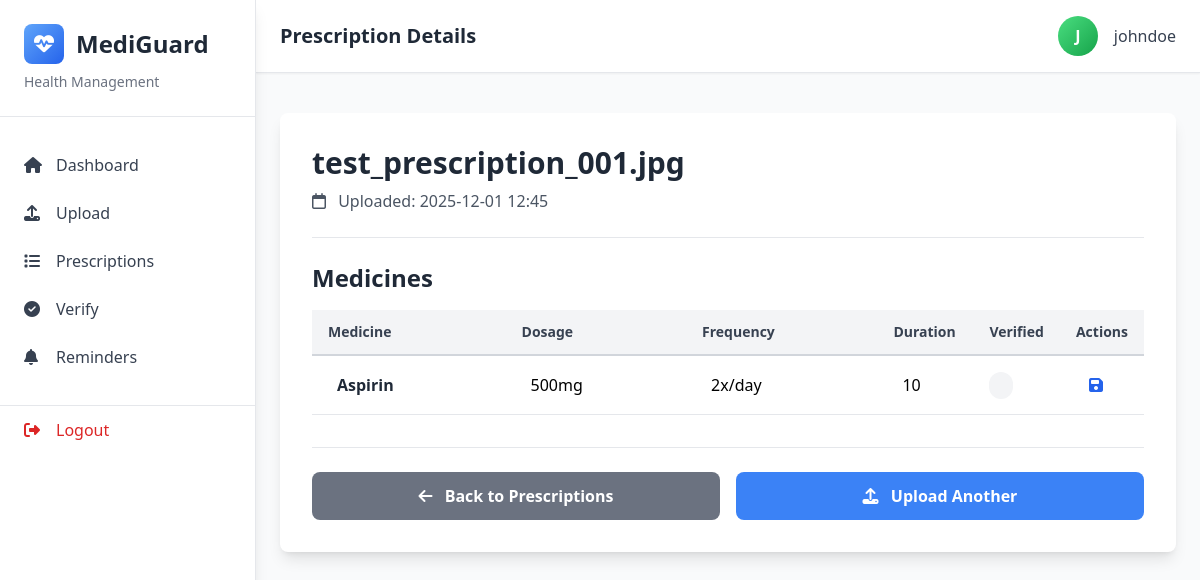
Page /prescriptions/1 (signed in) on the committed database.
### database.py (models this page shows, shortened)
class Prescription(db.Model):
    __tablename__ = 'prescriptions'
    id = db.Column(db.Integer, primary_key=True)
    user_id = db.Column(db.Integer, db.ForeignKey('users.id'), nullable=False)
    filename = db.Column(db.String(255), nullable=False)
    image_path = db.Column(db.String(500), nullable=False)
    raw_text = db.Column(db.Text, nullable=True)
    uploaded_on = db.Column(db.DateTime, nullable=False, default=lambda: datetime.utcnow())
    medicines = db.relationship('Medicine', backref='prescription', lazy=True, cascade='all, delete-orphan')

class Medicine(db.Model):
    __tablename__ = 'medicines'
    id = db.Column(db.Integer, primary_key=True)
    prescription_id = db.Column(db.Integer, db.ForeignKey('prescriptions.id'), nullable=True)
    user_id = db.Column(db.Integer, db.ForeignKey('users.id'), nullable=False)
    name = db.Column(db.String(255), nullable=False)
    dosage = db.Column(db.String(128), nullable=False)
    timing = db.Column(db.String(128), nullable=False)  # e.g., "2x/day", "morning, evening"
    duration = db.Column(db.Integer, nullable=False)  # in days
    verified = db.Column(db.String(50), default="unverified")  # valid, fake, suspicious, unverified
    created_at = db.Column(db.DateTime, nullable=False, default=lambda: datetime.utcnow())
    updated_at = db.Column(db.DateTime, nullable=False, default=lambda: datetime.utcnow(), onupdate=lambda: datetime.utcnow())
    reminders = db.relationship('Reminder', backref='medicine', lazy=True, cascade='all, delete-orphan')
    authenticity_logs = db.relationship('AuthenticityLog', backref='medicine', lazy=True, cascade='all, delete-orphan')

### app.py (the view)
@app.route('/prescriptions/<int:id>')
@login_required
def view_prescription(id):
    user_id = session.get('user_id')
    prescription = Prescription.query.get_or_404(id)
    if prescription.user_id != user_id:
        flash('Unauthorized', 'danger')
        return redirect(url_for('prescriptions'))
    return render_template('prescriptions/view.html', prescription=prescription)

### app.py (called while the page is built)
def login_required(f):
    @wraps(f)
    def decorated_function(*args, **kwargs):
        if 'user_id' not in session:
            flash('Please log in first.', 'warning')
            return redirect(url_for('login'))
        return f(*args, **kwargs)
    return decorated_function

@app.before_request
def create_upload_folder():
    if not os.path.exists(app.config['UPLOAD_FOLDER']):
        os.makedirs(app.config['UPLOAD_FOLDER'])

@app.context_processor
def inject_config():
    return dict(
        easyocr_available=EASYOCR_AVAILABLE,
        pytesseract_available=PYTESSERACT_AVAILABLE,
        cv2_available=CV2_AVAILABLE,
        pyzbar_available=PYZBAR_AVAILABLE
    )

### templates/prescriptions/view.html (shortened to what this page needs)
{% extends 'layout.html' %}
{% block page_title %}Prescription Details{% endblock %}
{% block content %}
<div class="max-w-4xl mx-auto">
    <div class="bg-white rounded-lg shadow-lg p-8">
        <div class="mb-6 pb-6 border-b border-gray-200">
            <h1 class="text-3xl font-bold text-gray-800 mb-2">{{ prescription.filename }}</h1>
            <p class="text-gray-600">
                <i class="far fa-calendar mr-2"></i> Uploaded: {{ prescription.uploaded_on.strftime('%Y-%m-%d %H:%M') }}
            </p>
        </div>
        {% if prescription.medicines %}
        <div class="mb-8">
            <h2 class="text-2xl font-bold text-gray-800 mb-4">Medicines</h2>
            <div class="overflow-x-auto">
                <table class="w-full border-collapse">
                    <thead class="bg-gray-100 border-b-2 border-gray-300">
                        <tr>
                            <th class="px-4 py-3 text-left text-sm font-semibold text-gray-700">Medicine</th>
                            <th class="px-4 py-3 text-left text-sm font-semibold text-gray-700">Dosage</th>
                            <th class="px-4 py-3 text-left text-sm font-semibold text-gray-700">Frequency</th>
                            <th class="px-4 py-3 text-left text-sm font-semibold text-gray-700">Duration</th>
                            <th class="px-4 py-3 text-left text-sm font-semibold text-gray-700">Verified</th>
                            <th class="px-4 py-3 text-center text-sm font-semibold text-gray-700">Actions</th>
                        </tr>
                    </thead>
                    <tbody>
                        {% for medicine in prescription.medicines %}
                        <tr class="border-b border-gray-200 hover:bg-gray-50" id="medicine-row-{{ medicine.id }}">
                            <td class="px-4 py-3 font-semibold text-gray-800">
                                <input type="text" class="medicine-name-{{ medicine.id }} w-full px-2 py-1 border border-transparent hover:border-gray-300 rounded" value="{{ medicine.name }}">
                            </td>
                            <td class="px-4 py-3">
                                <input type="text" class="medicine-dosage-{{ medicine.id }} w-full px-2 py-1 border border-transparent hover:border-gray-300 rounded" value="{{ medicine.dosage }}">
                            </td>
                            <td class="px-4 py-3">
                                <input type="text" class="medicine-timing-{{ medicine.id }} w-full px-2 py-1 border border-transparent hover:border-gray-300 rounded" value="{{ medicine.timing }}">
                            </td>
                            <td class="px-4 py-3">
                                <input type="number" class="medicine-duration-{{ medicine.id }} w-16 px-2 py-1 border border-transparent hover:border-gray-300 rounded" value="{{ medicine.duration }}">
                            </td>
                            <td class="px-4 py-3">
                                <span class="px-3 py-1 rounded-full text-sm font-semibold
                                    {% if medicine.verified_status == 'valid' %}
                                        bg-green-100 text-green-800
                                    {% elif medicine.verified_status == 'fake' %}
                                        bg-red-100 text-red-800
                                    {% elif medicine.verified_status == 'suspicious' %}
                                        bg-yellow-100 text-yellow-800
                                    {% else %}
                                        bg-gray-100 text-gray-800
                                    {% endif %}
                                ">
                                </span>
                            </td>
                            <td class="px-4 py-3 text-center">
                                <button type="button" onclick="editMedicine('{{ medicine.id }}')" class="text-blue-600 hover:text-blue-800 mr-3">
                                    <i class="fas fa-save"></i>
                                </button>
                            </td>
                        </tr>
                        {% endfor %}
                    </tbody>
                </table>
            </div>
        </div>
        {% else %}
        <p class="text-gray-500 text-center py-8">No medicines found for this prescription</p>
        {% endif %}
        <div class="flex gap-4 pt-6 border-t border-gray-200">
            <a href="{{ url_for('prescriptions') }}" class="flex-1 bg-gray-500 hover:bg-gray-600 text-white font-semibold py-3 rounded-lg text-center transition">
                <i class="fas fa-arrow-left mr-2"></i> Back to Prescriptions
            </a>
            <a href="{{ url_for('upload_prescription') }}" class="flex-1 bg-blue-500 hover:bg-blue-600 text-white font-semibold py-3 rounded-lg text-center transition">
                <i class="fas fa-upload mr-2"></i> Upload Another
            </a>
        </div>
    </div>
</div>
{% endblock %}

### templates/layout.html (style rules this page uses)
* { -webkit-tap-highlight-color: transparent; }
body { font-size: 16px; }

### rows in the picture
Prescription: filename "test_prescription_001.jpg", uploaded_on "2025-12-01 12:45"
Medicine: name "Aspirin", dosage "500mg", timing "2x/day", duration "10"

### other values in the picture
{{ session.get('username', 'U')[0].upper() }} "J"
{{ session.get('username', 'User') }} "johndoe"
